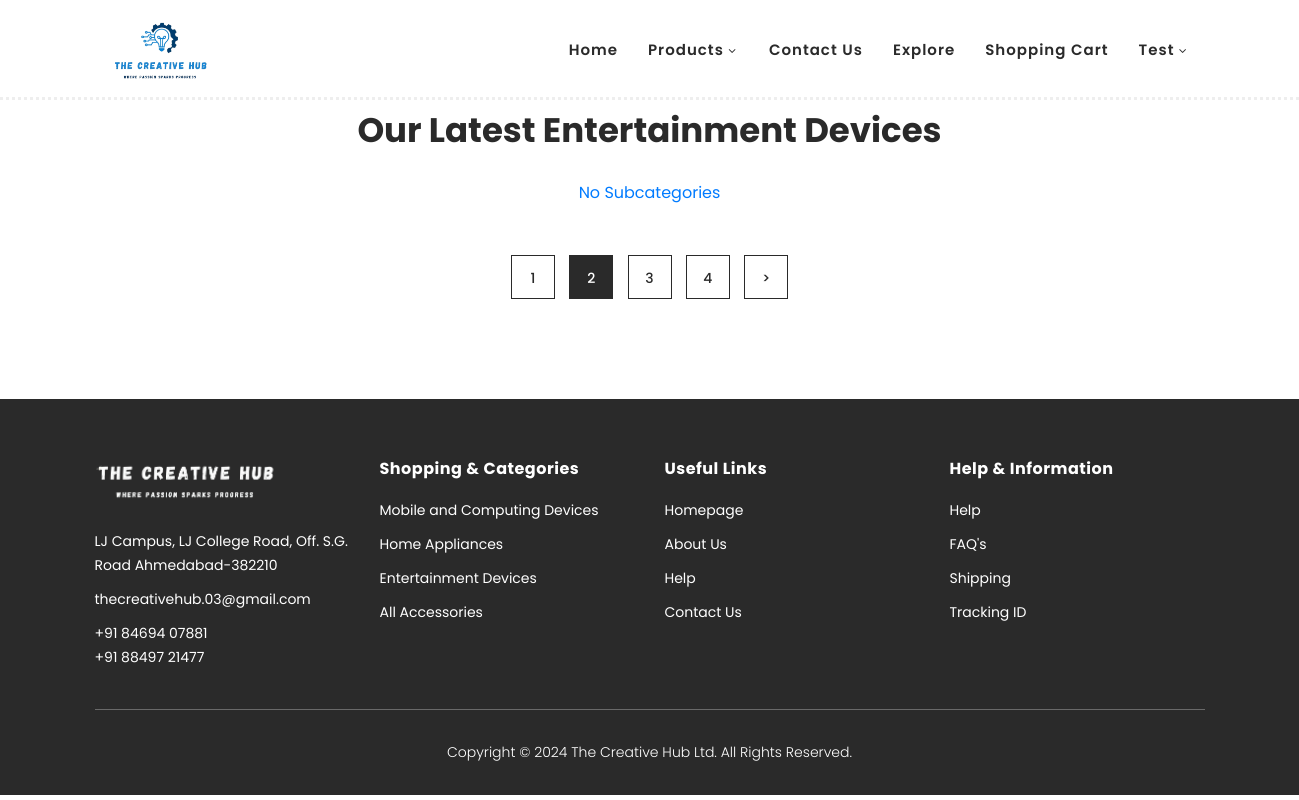
The app's page /entertainment-devices.php (signed in), older data.
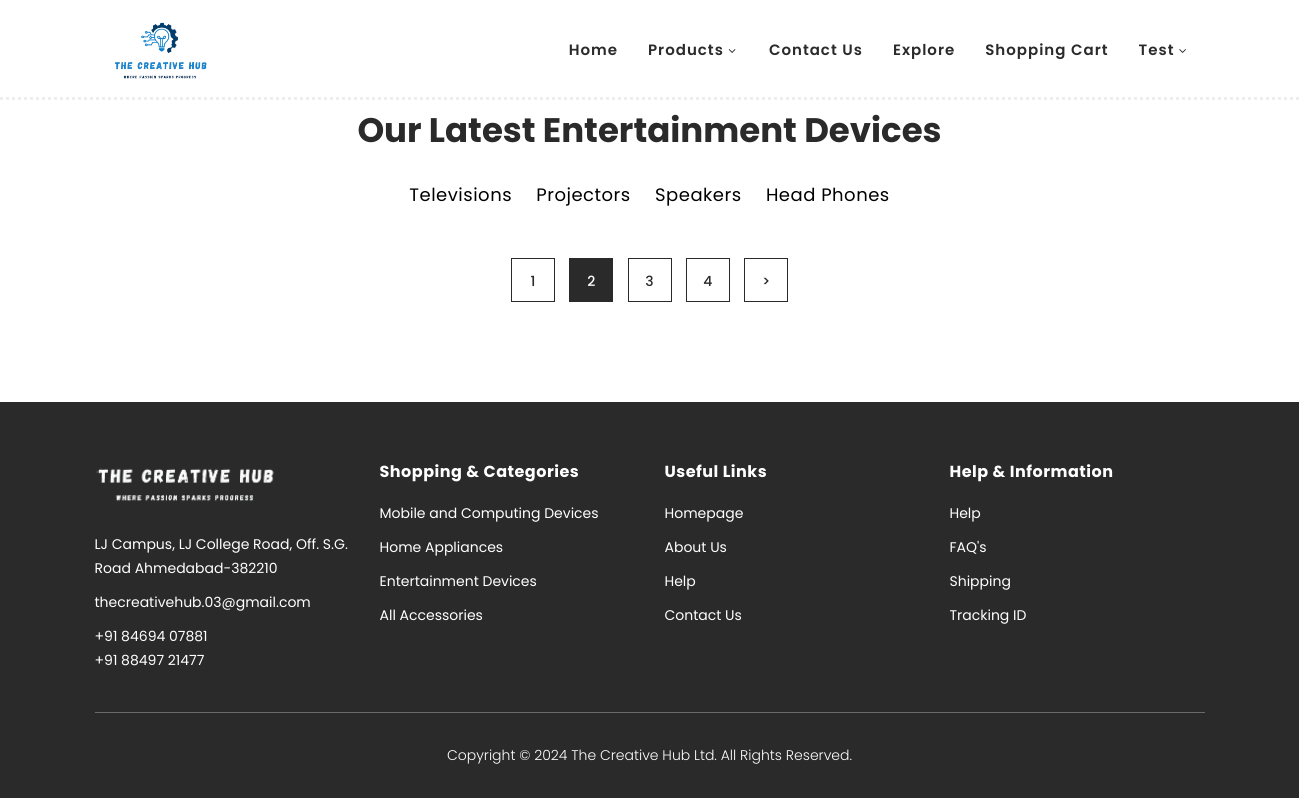
The same page, newer data.
### tables this page shows
CREATE TABLE `sub_category` (
  `sub_category_id` int(11) NOT NULL,
  `sub_category_name` varchar(100) NOT NULL,
  `category_id` int(11) NOT NULL,
  `sub_category_code` varchar(100) DEFAULT NULL
);

### entertainment-devices.php (the view, shortened to what the changed rows need)
<?php
   include_once './php/cart.php';
    $category_id = 3;
    $sub_category = "SELECT * FROM sub_category where category_id = $category_id";
    $sub_category_result = mysqli_query($conn, $sub_category);
?>
<!DOCTYPE html>
<html lang="en">
  <head>
    <link rel="stylesheet" type="text/css" href="assets/css/bootstrap.min.css">
    <link rel="stylesheet" href="./assets/css/product.css">
    <link rel="stylesheet" type="text/css" href="assets/css/font-awesome.css">
    <link rel="stylesheet" href="assets/css/templatemo-hexashop.css">
    <link rel="stylesheet" href="assets/css/owl-carousel.css">
    <link rel="stylesheet" href="assets/css/lightbox.css">
    </head>
    <body>
    <section class="section" id="products" style="margin-top: 30px ;">
        <div class="container">
            <div class="row">
                <div class="col-lg-12">
                    <div class="section-heading">
                        <h2>Our Latest Entertainment Devices</h2>
                    </div>
                </div>
            </div>
        </div>
        <div class="nav" style="width: 70vw;
                                min-width: 600px;
                                display: flex;
                                justify-content:center;
                                align-items: center;
                                color :black;
                                margin: -30px auto 20px;
                                z-index:10;">
            <?php if ($sub_category_result && mysqli_num_rows($sub_category_result) > 0) : ?>
                <form method="post">
                    <?php while ($row = mysqli_fetch_assoc($sub_category_result)) : ?>
                        <button type="submit" name="sub_category_id" value="<?php echo $row['sub_category_id']; ?>">
                            <?php echo htmlspecialchars($row['sub_category_name']); ?>
                        </button>
                    <?php endwhile; ?>
                </form>
            <?php else : ?>
                <a href="#">No Subcategories</a>
            <?php endif; ?>
        </div>
    </section>
  </body>
</html>

Row changes from the older to the newer data that the page shows:
added sub_category: $row['sub_category_id'] 7 (drawn), sub_category_name "Televisions"
added sub_category: $row['sub_category_id'] 8 (drawn), sub_category_name "Projectors"
added sub_category: $row['sub_category_id'] 9 (drawn), sub_category_name "Speakers"
added sub_category: $row['sub_category_id'] 10 (drawn), sub_category_name "Head Phones"
Text that changed along with them:
text no longer shown: "No Subcategories"
